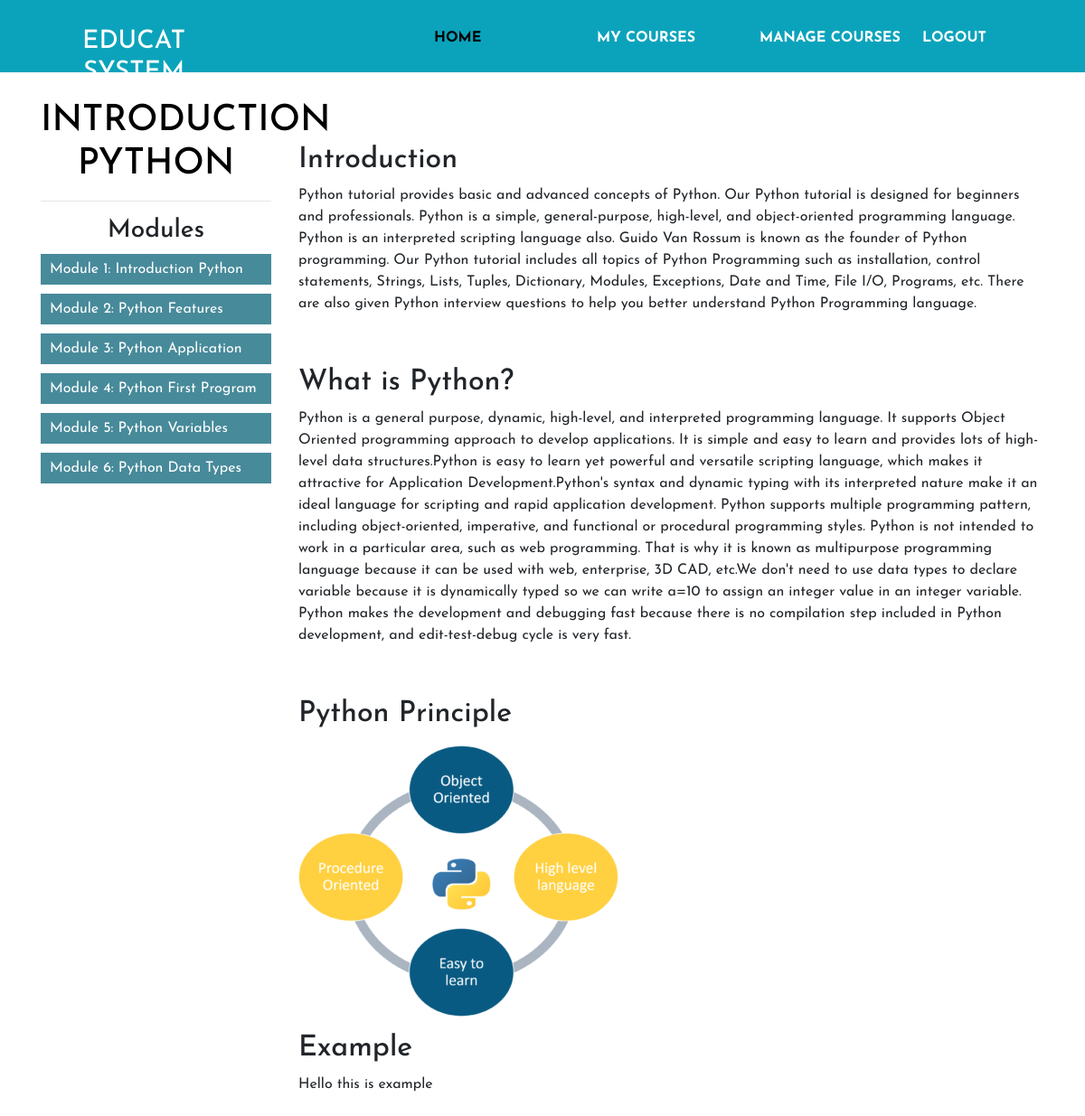
Page /students/course/4/ (signed in) on the committed database.
### courses/models.py (models this page shows, shortened)
class Module(models.Model):
    course = models.ForeignKey(Course, related_name='modules', on_delete=models.CASCADE)
    title = models.CharField(max_length=200)
    description = models.TextField(blank=True)
    order = OrderField(blank=True, for_fields=['course'])
    class Meta:
        ordering = ['order']

class Content(models.Model):
    module = models.ForeignKey(Module, related_name='contents', on_delete=models.CASCADE)
    content_type = models.ForeignKey(ContentType, on_delete=models.CASCADE,
                                     limit_choices_to={'model__in': ('text',
                                                                     'video',
                                                                     'image',
                                                                     'file'
                                                                     )})
    object_id = models.PositiveIntegerField()
    item = GenericForeignKey('content_type', 'object_id')
    order = OrderField(blank=True, for_fields=['module'])
    class Meta:
        ordering = ['order']

class ItemBase(models.Model):
    owner = models.ForeignKey(User, on_delete=models.CASCADE, related_name='%(class)s_related')
    title = models.CharField(max_length=250)
    created = models.DateTimeField(auto_now_add=True)
    updated = models.DateTimeField(auto_now=True)
    class Meta:
        abstract = True

class Text(ItemBase):
    content = models.TextField()

class Image(ItemBase):
    file = models.FileField(upload_to='images')

### students/views.py (the view)
# urls.py: url(r'^course/(?P<pk>\d+)/$', views.StudentCourseDetailView.as_view(), name='student_course_detail'),
class StudentCourseDetailView(DetailView):
    model = Course
    template_name = 'students/course/detail.html'
    def get_queryset(self):
        qs = super(StudentCourseDetailView, self).get_queryset()
        return qs.filter(students__in = [self.request.user])
    def get_context_data(self, **kwargs):
        context = super(StudentCourseDetailView,self).get_context_data(**kwargs)
        course = self.get_object()
        if 'module_id' in self.kwargs:
            context['module'] = course.modules.get(id=self.kwargs['module_id'])
        else:
            context['module'] = course.modules.all()[0]
        return context

### courses/templates/students/course/detail.html (shortened to what this page needs)
{% extends "base.html" %}
{% block content %}
<div class="course-details-students">
 <div class="container">
 <div class="row">
  <div class="col-md-3">
 <h1 class="title-course text-center text-uppercase">
    {{ module.title }}
 </h1><hr>
 <div class="contents">
   <h3 class="text-center">Modules</h3>
    <ul class="modules" id="modules">
    {% for m in object.modules.all %}
    <li data-id="{{ m.id }}" {% if m == module %} class="selected"{% endif %}>
     <a href="{% url 'student_course_detail_module' object.id m.id %}">
  <span>
   Module <span class="order">{{ m.order|add:1 }}:</span>
  </span>
    {{ m.title }}
    </a>
   </li>
   {% empty %}
  <li>No modules yet.</li>
  {% endfor %}
  </ul>
 </div>
</div>
<div class="col-md-9">
  <div class="module mt-5">
    {% for content in module.contents.all %}
    {% with item=content.item %}
   <h2>{{ item.title }}</h2>
   <p>{{ item.content }}</p>
   <p><img src="{{ item.file.url }}"></p>
    {% endwith %}
    {% empty %}
     <p class="text-center mt-5">Not Content Yet!!!</p>
    {% endfor %}
  </div>
 </div>
</div>
  </div>
    </div>
{% endblock %}

### courses/templates/base.html (shortened to what this page needs)
{% load staticfiles %}
<!doctype html>
<html lang="en">
  <head>
    <link rel="stylesheet" type="text/css" href="{% static 'css/style.css' %}">
	<link rel="stylesheet" href="https://cdnjs.cloudflare.com/ajax/libs/animate.css/3.7.2/animate.min.css">
    <link rel="stylesheet" href="https://stackpath.bootstrapcdn.com/bootstrap/4.4.1/css/bootstrap.min.css">
   </head>
  <body>
 <header>
 <nav>
  	<div class="logo float-left"><a href="/"><h3 class="">Educat System</h3></a></div>
  		<div class="menu float-right">
  			<a href="/">Home</a>
  			<a href="/students/courses/">My Courses</a>
  			<a href="/course/mine/">Manage Courses</a>
        {% if request.user.is_authenticated %}
        <a href="{% url 'logout' %}">Logout</a>
        {% else %}
        <a href="{% url 'login' %}">Login</a>
        {%  endif %}
  		</div>
  </nav>
{% block content %}
 {% endblock %}
   </header>
  </body>
</html>

### courses/static/css/style.css (style rules this page uses)
* { margin: 0; padding:0; box-sizing: border-box; font-family: 'Josefin Sans', sans-serif; }
h1 { color: #ffffff; }
a { text-decoration:none !important; }
nav { width: 100% height 20vh; padding-top: 30px; padding-bottom: 50px; background: rgb(11 163 187); color: white; display: flex; justify-content: space-between; align-items: center; text-transform: uppercase; }
nav .logo { width:18%; text-align: center; margin-left: 40px; }
nav .logo a { color: #ffffff; text-decoration: none; }
nav .menu { width:60%; display: flex; justify-content: space-around; }
nav .menu a { width: 25%; color: #fff; font-weight: bold; text-decoration:none; }
nav .menu a:first-child { color: #000000; }
.modules li a { color: #ffffff; }
.modules li { list-style: none; background-color: #357f90e8; margin-bottom: 10px; padding-right: 10px; padding-left: 10px; padding-top:5px; padding-bottom: 5px; }
.title-course { color:#000; }
.course-details-students { margin-top:30px; }

### rows in the picture
Module: title "INTRODUCTION PYTHON", order|add "1", title "Introduction Python"
Module: order|add "2", title "Python Features"
Module: order|add "3", title "Python Application"
Module: order|add "4", title "Python First Program"
Module: order|add "5", title "Python Variables"
Module: order|add "6", title "Python Data Types"
Content: item "Introduction", item.content "Python tutorial provides basic and advanced concepts of Python. Our Python tutorial is designed for beginners and professionals. Python is a simple, general-purpose, high-level, and object-oriented programming language. Python is an interpreted scripting language also. Guido Van Rossum is known as the founder of Python programming. Our Python tutorial includes all topics of Python Programming such as installation, control statements, Strings, Lists, Tuples, Dictionary, Modules, Exceptions, Date and Time, File I/O, Programs, etc. There are also given Python interview questions to help you better understand Python Programming language."
Content: item "What is Python?", item.content "Python is a general purpose, dynamic, high-level, and interpreted programming language. It supports Object Oriented programming approach to develop applications. It is simple and easy to learn and provides lots of high-level data structures.Python is easy to learn yet powerful and versatile scripting language, which makes it attractive for Application Development.Python's syntax and dynamic typing with its interpreted nature make it an ideal language for scripting and rapid application development. Python supports multiple programming pattern, including object-oriented, imperative, and functional or procedural programming styles. Python is not intended to work in a particular area, such as…"
Content: item "Python Principle", item.file (picture)
Content: item "Example", item.content "Hello this is example"
